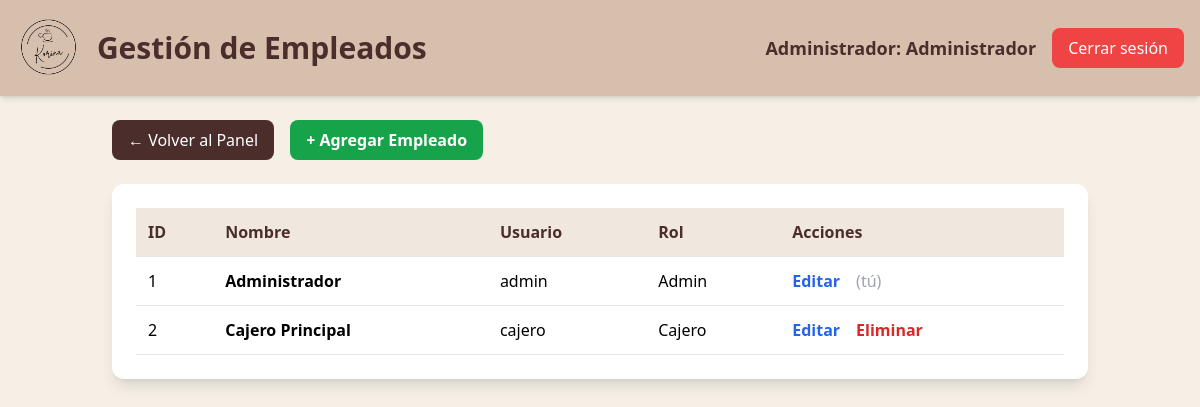
/admin/empleados/index.php (signed in), run on the app's committed database.
### tables this page shows
CREATE TABLE `usuarios` (
  `id` int(11) NOT NULL,
  `nombre` varchar(50) NOT NULL,
  `usuario` varchar(50) NOT NULL,
  `password` varchar(100) NOT NULL,
  `rol` enum('admin','cajero') NOT NULL
);

### admin/empleados/index.php (the view, shortened to what this page needs)
<?php
include "../../back/conexion.php";
$consulta = $conexion->query("SELECT * FROM usuarios");
$empleados = $consulta->fetch_all(MYSQLI_ASSOC);
?>
<!DOCTYPE html>
<html lang="es">
<head>
    <script src="https://cdn.tailwindcss.com"></script>
</head>
<body class="bg-[#f5efe6] min-h-screen">
    <div class="bg-[#d7bfae] p-4 shadow-md">
        <div class="flex justify-between items-center">
            <div class="flex items-center gap-4">
                <img src="/korina-pos/front/imagenes/logo.png" class="h-16" />
                <h1 class="text-3xl font-bold text-[#4b2e2b]">
                    Gestión de Empleados
                </h1>
            </div>
            <div class="flex items-center gap-4">
                <span class="text-lg font-semibold text-[#4b2e2b]">
                    Administrador: <b><?php echo $_SESSION["nombre"]; ?></b>
                </span>
                <a href="../../back/logout.php"
                   class="bg-red-500 text-white px-4 py-2 rounded-lg hover:bg-red-600 transition">
                    Cerrar sesión
                </a>
            </div>
        </div>
    </div>
    <div class="p-6 max-w-5xl mx-auto">
        <div class="flex items-center gap-4 mb-6">
            <a href="../dashboard.php"
               class="bg-[#4b2e2b] text-white px-4 py-2 rounded-lg hover:bg-[#6b423f] transition">
                ← Volver al Panel
            </a>
            <a href="agregar.php"
                class="bg-green-600 text-white px-4 py-2 rounded-lg hover:bg-green-700 transition font-semibold">
                + Agregar Empleado
            </a>
        </div>
        <div class="bg-white shadow-lg p-6 rounded-xl overflow-hidden">
            <table class="w-full text-left">
                <thead>
                    <tr class="border-b bg-[#f0e7df] text-[#4b2e2b] font-bold">
                        <th class="p-3">ID</th>
                        <th class="p-3">Nombre</th>
                        <th class="p-3">Usuario</th>
                        <th class="p-3">Rol</th>
                        <th class="p-3">Acciones</th>
                    </tr>
                </thead>
                <tbody>
                    <?php foreach ($empleados as $e): ?>
                    <tr class="border-b hover:bg-[#faf4ed] transition">
                        <td class="p-3"><?php echo $e["id"]; ?></td>
                        <td class="p-3 font-semibold"><?php echo $e["nombre"]; ?></td>
                        <td class="p-3"><?php echo $e["usuario"]; ?></td>
                        <td class="p-3 capitalize"><?php echo $e["rol"]; ?></td>
                        <td class="p-3 flex gap-4">
                            <a href="editar.php?id=<?php echo $e["id"]; ?>"
                               class="text-blue-600 hover:underline font-semibold">
                                Editar
                            </a>
                            <?php if ($e["id"] != $_SESSION["id"]): ?>
                                <button
                                    onclick="confirmarEliminar(<?php echo $e['id']; ?>)"
                                    class="text-red-600 hover:underline font-semibold">
                                    Eliminar
                                </button>
                            <?php else: ?>
                                <span class="text-gray-400">(tú)</span>
                            <?php endif; ?>
                        </td>
                    </tr>
                    <?php endforeach; ?>
                </tbody>
            </table>
        </div>
    </div>
</body>
</html>

### data on the page
usuarios: id "1", nombre "Administrador", usuario "admin", rol "Admin", shows "(tú)"
usuarios: id "2", nombre "Cajero Principal", usuario "cajero", rol "Cajero"

### other printed values
$_SESSION["nombre"] "Administrador"
